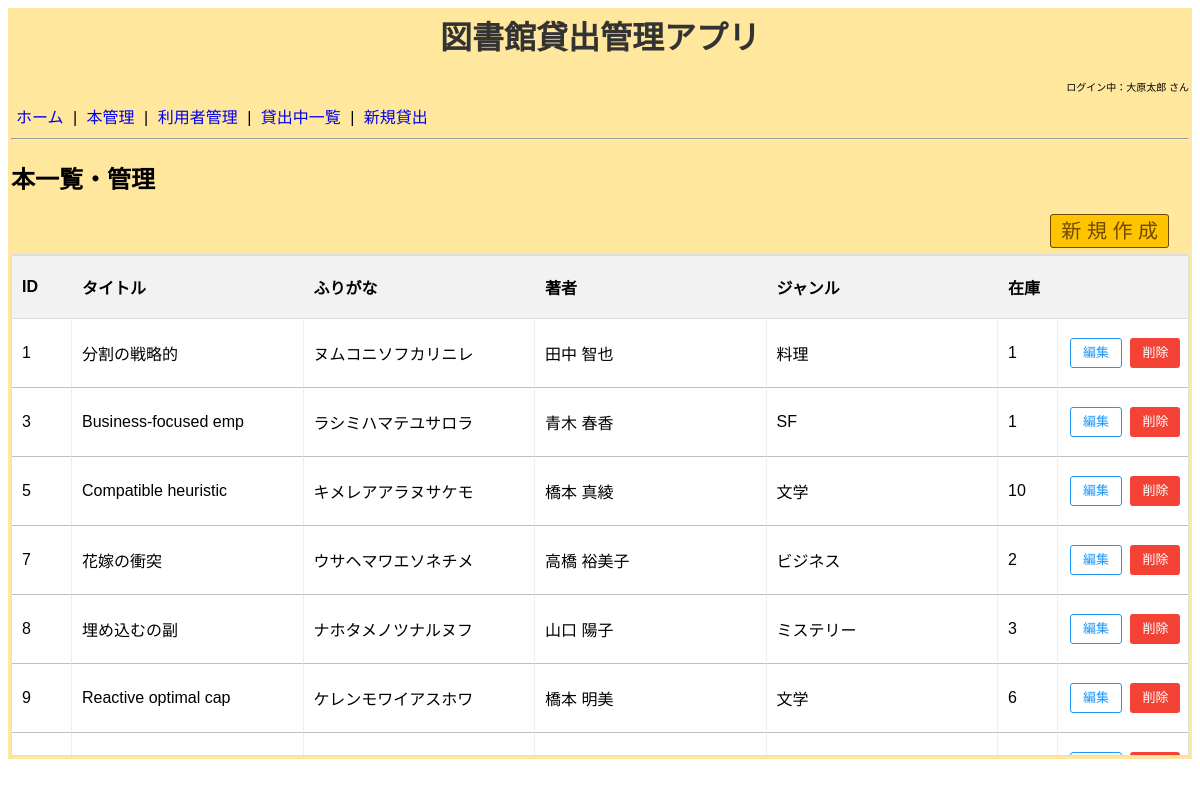
The page /books/ on the database its author committed.
### models.py (models this page shows, shortened)
class Book(db.Model):
    __tablename__ = 'books'
    book_id = db.Column(db.Integer, primary_key=True, autoincrement=True)
    title = db.Column(db.String(200), nullable=False)
    kana = db.Column(db.String(200), nullable=False)
    author = db.Column(db.String(200), nullable=False)
    genre = db.Column(db.String(200), nullable=False)
    stock = db.Column(db.Integer, nullable=False)
    created_at = db.Column(db.DateTime, nullable=False, default=db.func.now())
    deleted_at = db.Column(db.DateTime, nullable=True)
    borrows = db.relationship('Borrow', backref='book', lazy=True)

### application/books/views.py (the view)
@books_blueprint.route('/')
def index():
    edit_id = request.args.get('edit_id', type=int)
    list_books = Book.query.filter(Book.deleted_at.is_(None)).all()
    form = BookForm()
    return render_template('books/list.html',
                           list_books=list_books,
                           edit_id=edit_id,
                           form=form)

### application/books/forms.py
class BookForm( FlaskForm ):
    title = StringField('タイトル',
                       validators=[DataRequired(message="必須項目です")])
    kana = StringField('ふりがな',
                       validators=[DataRequired(message="必須項目です")])
    author = StringField('著者',
                       validators=[DataRequired(message="必須項目です")])
    genre = StringField('ジャンル',
                       validators=[DataRequired(message="必須項目です")])
    stock = SelectField('在庫冊数',
                    choices=[(i, str(i)) for i in range(11)],
                    coerce=int,
                    validators=[InputRequired(message="必須項目です")])
    submit = SubmitField('登録する')

### templates/books/list.html (shortened to what this page needs)
{% extends "base.html" %}
{% block content %}
    <h2>本一覧・管理</h2>
    <div style="text-align: right; padding-right: 20px;">
        <a href="{{ url_for('books.new_book') }}" class="shinki-button">新 規 作 成</a>
    </div>
    <div class="table-wrapper">
        <table class="user-table">
            <colgroup>
                <col style="width: 60px;">
                <col class="col-name">
                <col class="col-name">
                <col class="col-name">
                <col class="col-name">
                <col style="width: 60px;">
                <col style="width: 130px;">
            </colgroup>
            <thead>
                <tr>
                    <th>ID</th>
                    <th>タイトル</th>
                    <th>ふりがな</th>
                    <th>著者</th>
                    <th>ジャンル</th>
                    <th>在庫</th>
                    <th></th>
                </tr>
            </thead>
            <tbody>
                {% for book in list_books %}
                <tr>
                    <td>{{ book.book_id }}</td>
                    {% if book.book_id == edit_id %}
                        <td>
                            <input type="text" name="title" form="form-{{book.book_id}}"
                                value="{{ form.title.data if form.title.data is not none else book.title }}" class="table-input">
                            {% for error in form.title.errors %}<span class="error">{{ error }}</span>{% endfor %}
                        </td>
                        <td>
                            <input type="text" name="kana" form="form-{{book.book_id}}"
                                value="{{ form.kana.data if form.kana.data is not none else book.kana }}" class="table-input">
                            {% for error in form.kana.errors %}<span class="error">{{ error }}</span>{% endfor %}
                        </td>
                        <td>
                            <input type="text" name="author" form="form-{{book.book_id}}"
                                value="{{ form.author.data if form.author.data is not none else book.author }}" class="table-input">
                            {% for error in form.author.errors %}<span class="error">{{ error }}</span>{% endfor %}
                        </td>
                        <td>
                            <input type="text" name="genre" form="form-{{book.book_id}}"
                                value="{{ form.genre.data if form.genre.data is not none else book.genre }}" class="table-input">
                            {% for error in form.genre.errors %}<span class="error">{{ error }}</span>{% endfor %}
                        </td>
                        <td>
                            <select name="stock" form="form-{{book.book_id}}" class="table-input">
                                {% for i in range(11) %}
                                <option value="{{ i }}" {% if (form.stock.data if form.stock.data is not none else book.stock)|int == i %}selected{% endif %}>{{ i }}</option>
                                {% endfor %}
                            </select>
                            {% for error in form.stock.errors %}<span class="error">{{ error }}</span>{% endfor %}
                        </td>
                        <td class="actions">
                            <form id="form-{{book.book_id}}" action="{{ url_for('books.update_book', book_id=book.book_id) }}" method="POST">
                                {{ form.hidden_tag() }}
                                <input type="submit" value="確定" class="confirm-button">
                                <a href="{{ url_for('books.index') }}" class="cancel-link">キャンセル</a>
                            </form>
                        </td>
                    {% else %}
                        <td>{{ book.title }}</td>
                        <td>{{ book.kana }}</td>
                        <td>{{ book.author }}</td>
                        <td>{{ book.genre }}</td>
                        <td>{{ book.stock }}</td>
                        <td class="actions">
                            <a href="{{ url_for('books.index', edit_id=book.book_id) }}" class="edit-button">編集</a>
                            <form action="{{ url_for('books.delete_book', book_id=book.book_id) }}" method="POST" style="display: inline;">
                                <input type="submit" value="削除" class="delete-button" onclick="return confirm('本当に削除しますか？')">
                            </form>
                        </td>
                    {% endif %}
                </tr>
                {% endfor %}
            </tbody>
        </table>
    </div>
</div>
{% endblock %}

### static/style.css (style rules this page uses)
.delete-button { background-color: #f44336; color: white; border: none; padding: 5px 10px; border-radius: 3px; cursor: pointer; font-size: 14px; margin-top: 5px; }
.table-wrapper { max-height: 500px; overflow-y: auto; border: 1px solid #ddd; margin-top: 10px; padding: 0; }
.user-table { width: 100%; border-collapse: separate; border-spacing: 0; table-layout: fixed; }
.user-table thead th { position: sticky; top: 0; z-index: 10; background-color: #f2f2f2; font-weight: bold; text-align: left; padding: 12px 10px; box-shadow: inset 0 -1px 0 #ddd, inset 0 1px 0 #ddd; }
.user-table th:first-child, .user-table td:first-child { border-left: none; }
.user-table td { padding: 10px; background-color: #fff; border-bottom: 1px solid #c0c0c0; border-right: 1px solid #eee; height: 48px; vertical-align: middle; }
.user-table th:last-child, .user-table td:last-child { border-right: none; }
.user-table th { background-color: #f2f2f2; padding: 10px; height: 40px; text-align: left; }
.actions { text-align: right; white-space: nowrap; padding-right: 15px; }
.delete-button { background-color: #f44336; color: white; border: none; padding: 5px 10px; border-radius: 3px; cursor: pointer; font-size: 14px; }
.edit-button { background-color: #ffffff; color: #2196F3; border: 1px solid #2196F3; padding: 5px 10px; border-radius: 3px; text-decoration: none; font-size: 14px; display: inline-block; cursor: pointer; }
.actions form { display: inline-flex; align-items: center; margin: 0; vertical-align: middle; }
.shinki-button { background-color: rgb(255, 196, 0); color: rgb(112, 73, 0); border: 1px solid #6e4b00; padding: 5px 10px; border-radius: 3px; font-size: 20px; cursor: pointer; text-decoration: none; }
.edit-button, .confirm-button, .delete-button { height: 30px; line-height: 28px; padding: 0 12px; display: inline-block; box-sizing: border-box; font-size: 13px; vertical-align: middle; margin: 0 2px; text-align: center; }

### rows shown on the page
Book: book_id "1", title "分割の戦略的", kana "ヌムコニソフカリニレ", author "田中 智也", genre "料理", stock "1"
Book: book_id "3", title "Business-focused emp", kana "ラシミハマテユサロラ", author "青木 春香", genre "SF", stock "1"
Book: book_id "5", title "Compatible heuristic", kana "キメレアアラヌサケモ", author "橋本 真綾", genre "文学", stock "10"
Book: book_id "7", title "花嫁の衝突", kana "ウサヘマワエソネチメ", author "高橋 裕美子", genre "ビジネス", stock "2"
Book: book_id "8", title "埋め込むの副", kana "ナホタメノツナルヌフ", author "山口 陽子", genre "ミステリー", stock "3"
Book: book_id "9", title "Reactive optimal cap", kana "ケレンモワイアスホワ", author "橋本 明美", genre "文学", stock "6"
